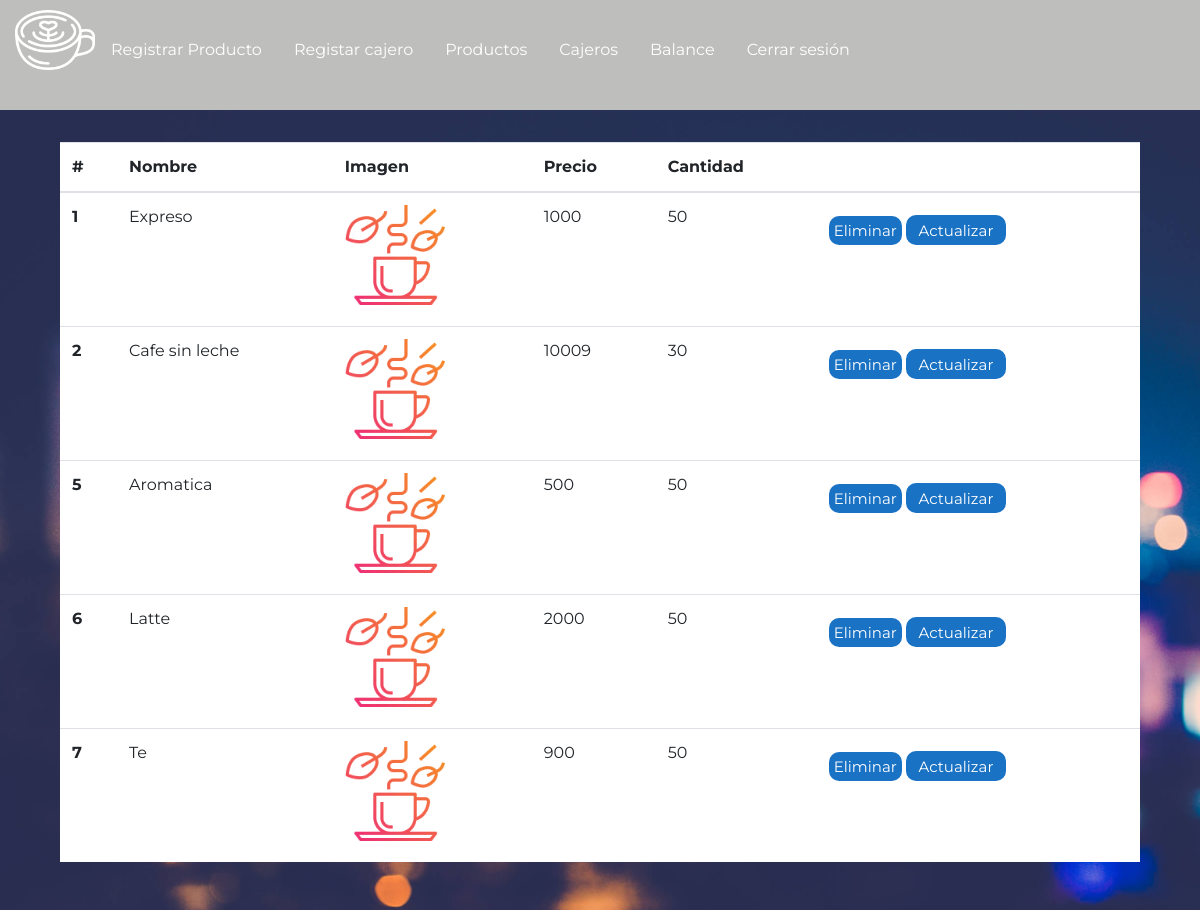
Before: /productos with the older database file.
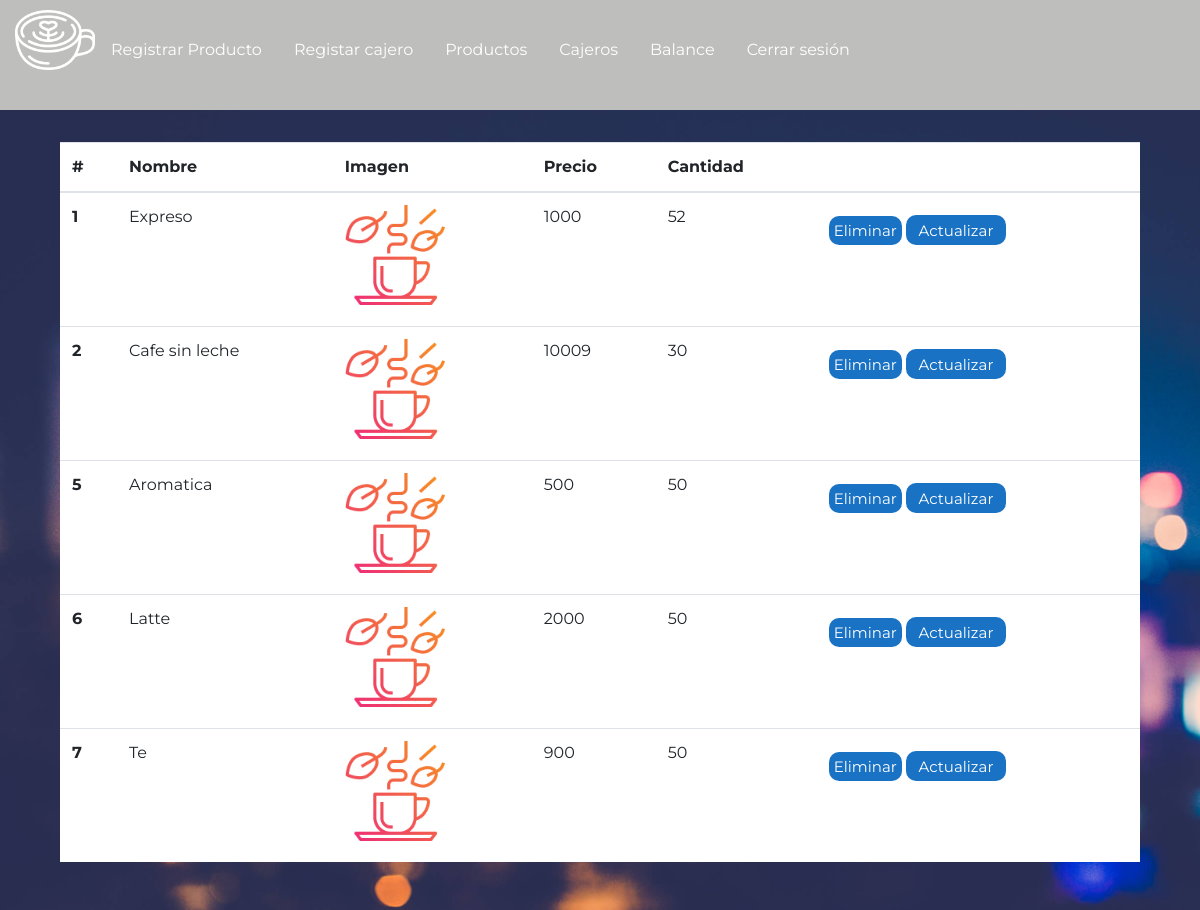
After: the same page with the newer database file.
### tables this page shows
CREATE TABLE productos (id INTEGER PRIMARY KEY AUTOINCREMENT NOT NULL, Nombre STRING NOT NULL, Precio STRING, Cantidad INT, URLimagen STRING CONSTRAINT "img/hot-tea.png" DEFAULT "img/hot-tea.png" NOT NULL);

### app.py (the view, shortened to what this page needs)
@app.route('/productos', defaults={'exito': None, 'idP': None}, methods=['GET', 'POST'])
@app.route('/productos/<exito>', defaults={'idP': None},  methods=['GET', 'POST'])
@app.route('/productos/<idP>', defaults={'exito': None}, methods=['GET', 'POST'])
def productos(exito, idP):
    if request.method == 'GET':
        if idP:
            with sqlite3.connect("brioche.db") as con:
                try:
                    cur = con.cursor()
                    cur.execute("delete from productos where id = ?", idP)
                except:
                    exito = 'error'
                finally:
                    return redirect(url_for('productos'))
        else:
            con = sqlite3.connect("brioche.db")
            con.row_factory = sqlite3.Row
            cur = con.cursor()
            cur.execute("select * from productos")
            productos = cur.fetchall()
            return render_template('html/productos.html', productos=productos, exito=exito)

### templates/html/productos.html (shortened to what this page needs)
<!DOCTYPE html>
<html lang="en">
<head>
    <link rel="stylesheet" href="https://cdn.jsdelivr.net/npm/bootstrap@4.5.3/dist/css/bootstrap.min.css">
    <link rel="stylesheet" href="{{url_for('static', filename='css/usuarios.css')}}">
    <link rel="stylesheet" href="{{url_for('static', filename='css/nav.css')}}">
</head>
{% if exito == "enviado" %}
<body onload="alert('Producto actualizado exitosamente!!')">
{% elif exito == "error" %}
  <body onload="alert('Error, intente nuevamente')">
  {% else %}
  <body>
{% endif %}
    <nav class="nav">
        <img src="{{url_for('static', filename='img/latte.png')}}" alt="">
        <a href="{{url_for('registroProducto')}}" class="nav-link active">Registrar Producto</a>
        <a href="{{url_for('registroCajero')}}" class="nav-link">Registar cajero</a>
        <a href="{{url_for('productos')}}" class="nav-link">Productos</a>
        <a href="{{url_for('cajeros')}}" class="nav-link">Cajeros</a>
        <a href="{{url_for('balance')}}" class="nav-link">Balance</a>
        <a href="/" class="nav-link">Cerrar sesión</a>
    </nav>
    <div class="contenedorTabla">
      <table class="table">
          <thead>
            <tr>
              <th scope="col">#</th>
              <th scope="col">Nombre</th>
              <th scope="col">Imagen</th>
              <th scope="col">Precio</th>
              <th scope="col">Cantidad</th>
              <th scope="col"></th>
            </tr>
          </thead>
          <tbody>
            {% for producto in productos %}
            <tr>
              <th scope="row" id="id{{producto.id}}">{{producto.id}}</th>
              <td id="nombre{{producto.id}}">{{producto.nombre}}</td>
              <td>
                 <img src="{{url_for('static', filename=producto.URLimagen)}}" alt="" style="width: 100px; height: 100px;" id="imagen{{producto.id}}">
              </td>
              <td id="precio{{producto.id}}">{{producto.precio}}</td>
              <td id="cantidad{{producto.id}}">{{producto.cantidad}}</td>
              <td>
                  <a href="/productos/{{producto.id}}" class="boton " id="{{producto.id}}" >Eliminar</a>
                  <button class="boton"  data-toggle="modal" data-target="#exampleModal" onclick="abrirModalProductos(this.id)" id="{{producto.id}}">Actualizar</button>
              </td>
            </tr>
            {% endfor %}
          </tbody>
        </table>
    </div>
</body>
</html>

### static/css/usuarios.css (style rules this page uses)
* { margin: 0; padding: 0; box-sizing: border-box; font-family: "Montserrat", sans-serif; }
body { height: 100vh; width: 100vw; }
.contenedorTabla { width: 100%; height: 100%; background-image: url("../img/background.jpg"); background-size: cover; display: flex; justify-content: center; align-items: center; }
.table { background-color: white; width: 90vw; height: 90%; }
.boton { background-color: #1a72c4; color: white; border-radius: 10px; border: 0; font-size: 15px; min-width: 100px; max-width: auto; margin-top: 10px; height: 30px; color: white; padding: 5px; }

### static/css/nav.css (style rules this page uses)
* { margin: 0; padding: 0; box-sizing: border-box; font-family: "Montserrat", sans-serif; }
nav a { height: 10vh; margin-top: 30px; color: white; }
nav > img { width: 80px; height: 80px; margin-left: 15px; }
nav { background-color: #bebebc; }

Changed rows visible on the page:
changed productos "Expreso": cantidad "50" → "52"
